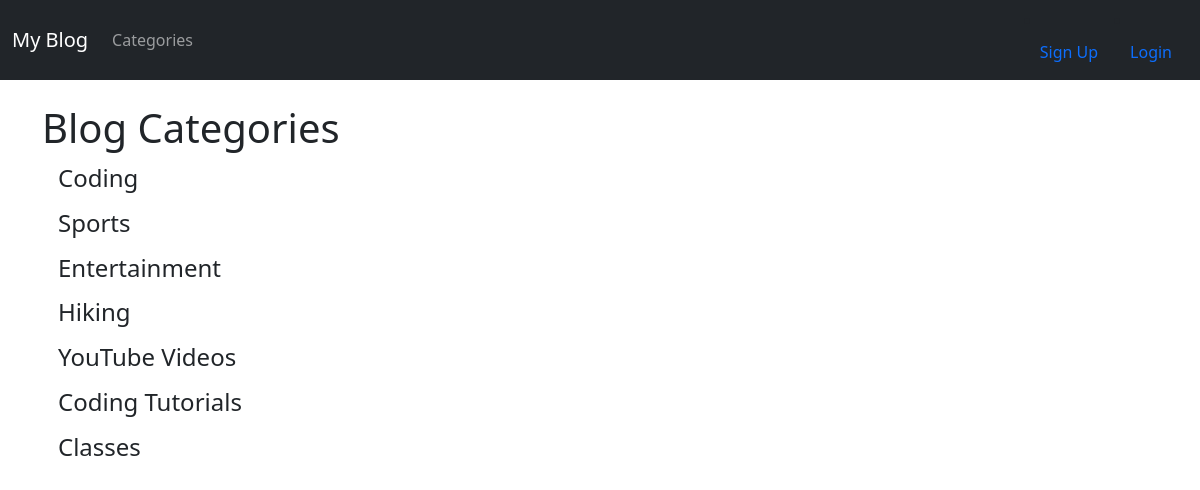
The page /category-list/ on the database its author committed.
### myblog/models.py (models this page shows, shortened)
class Category(models.Model):
    name = models.CharField(max_length=255)
    def __str__(self):
        return self.name

### myblog/views.py (the view)
# urls.py: path('category-list/', CategoryListView, name="category-list"),
def CategoryListView(request):
    cat_menu_list = Category.objects.all()
    return render(request, 'category_list.html', {
        'cat_menu_list': cat_menu_list
        })

### myblog/templates/category_list.html (shortened to what this page needs)
{% extends 'base.html' %}
{% block content %}
<h1>Blog Categories</h1>
  {% for item in cat_menu_list %}
    <h4>
      <a class="dropdown-item" href="{% url 'category' item|slugify %}" style="text-transform:capitalize">
        {{ item }}
      </a>
    </h4>
  {% endfor %}
{% endblock %}

### rows shown on the page
Category: name "Coding"
Category: name "Sports"
Category: name "Entertainment"
Category: name "Hiking"
Category: name "YouTube Videos"
Category: name "Coding Tutorials"
Category: name "Classes"
